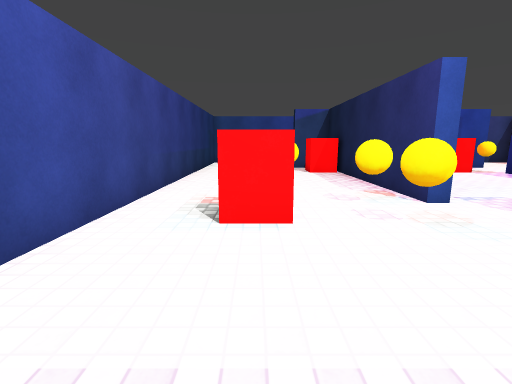
View 1 (above)

16 first-person views from a walk through a 3-D level made in the Unity game engine. The camera is 1.3 m above the floor, tilts 10° down and sees 85° across. The floor is counted in squares, 1 m on a side. Each view is taken from the middle of a square. On the plan, view 1 faces up. The plan holds only what a view shows up to about 13 squares ahead; the rest is blank. The player is left out. Surface patterns are stand-ins for the level's own textures.

View 2
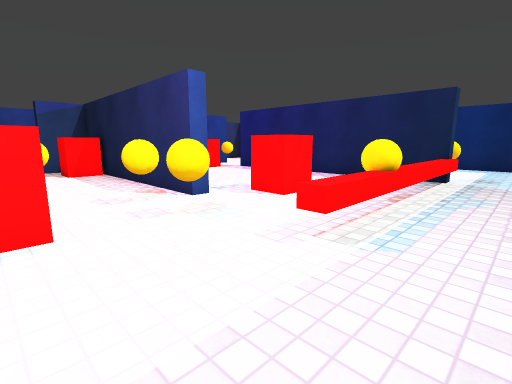

View 3
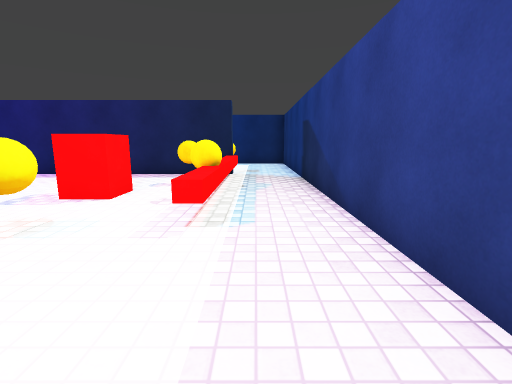

View 4
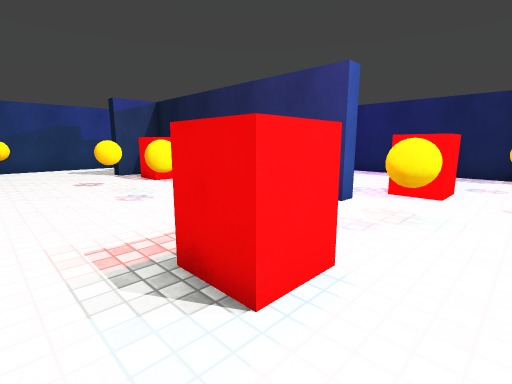

View 5
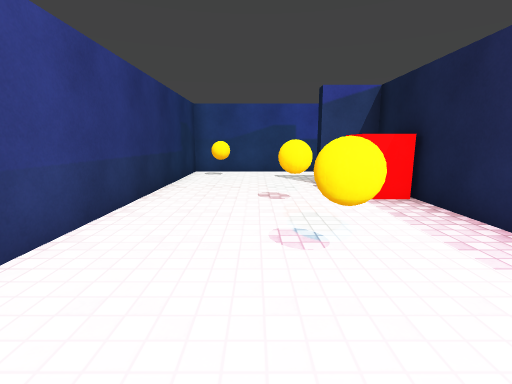

View 6
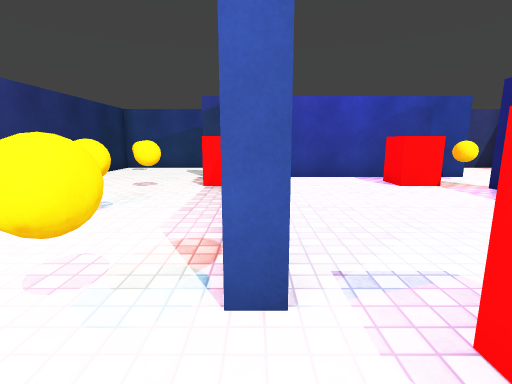

View 7
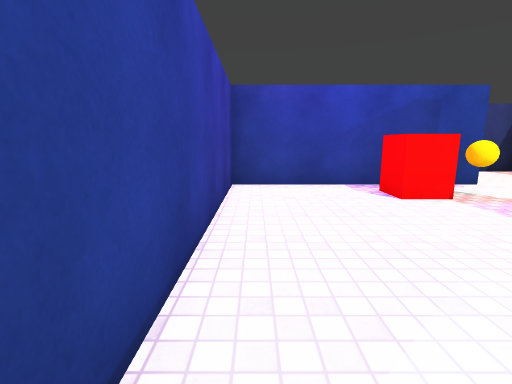

View 8
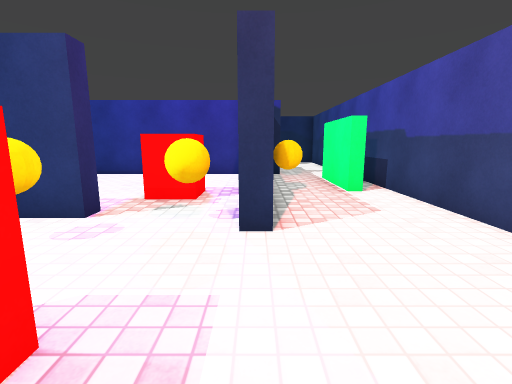

View 9
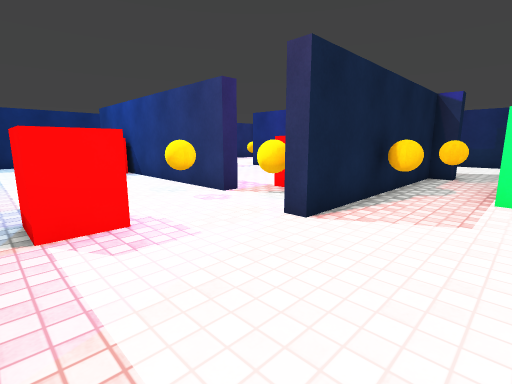

View 10
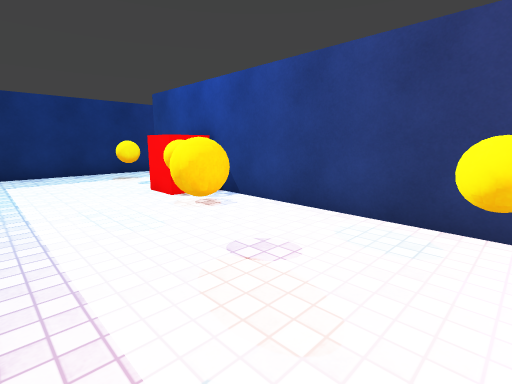

View 11
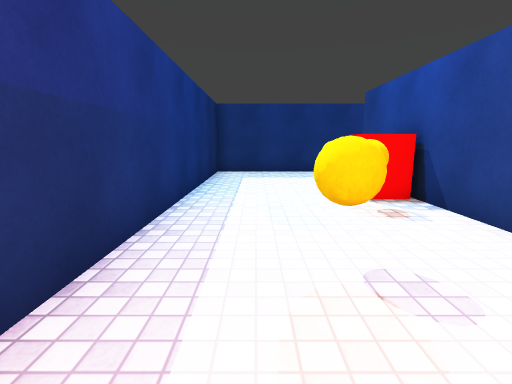

View 12
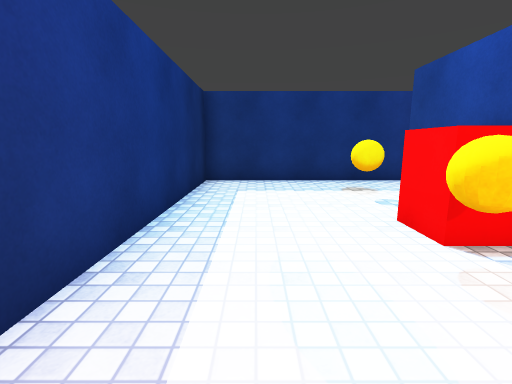

View 13
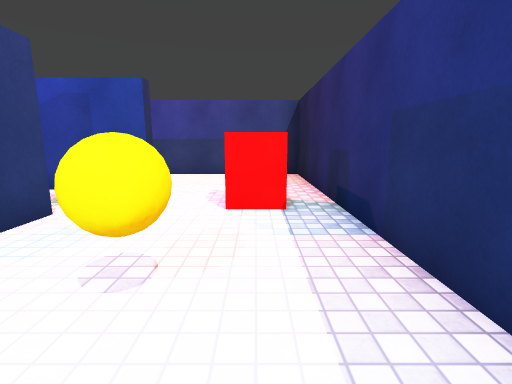

View 14
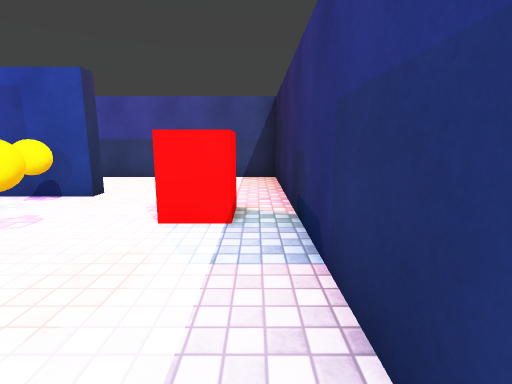

View 15
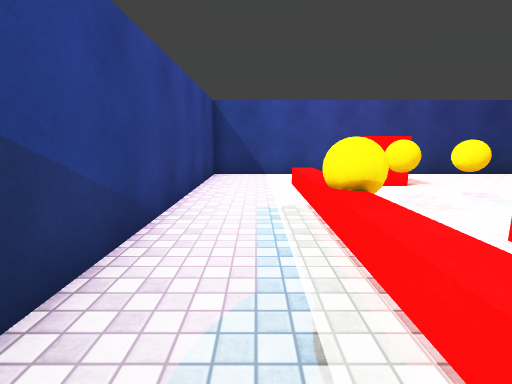

View 16
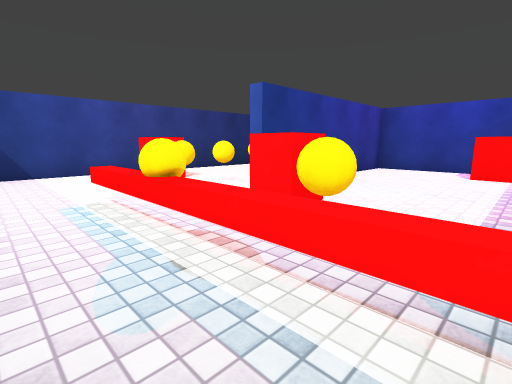

### Floor plan
Points are (right, up) in squares from view 1. A wall is a line through its corners. A room is listed if a view was taken in it or the views show most of it. See-through windows are left out.
Room 1 (views 1, 2, 3, 4, 5, 6, 7, 8, 9, 10, 11, 12, 13, 14, 15, 16)
walls: (10.8, 12) (11.2, 12) (11.2, 2) (10.8, 2) (10.8, 12); (4.3, 16.1) (4.3, 15.3) (12, 15.3) (12, 14.7) (4.3, 14.7) (4.3, 6) (3.8, 6) (3.8, 14.7) (2, 14.7) (2, 15.2); (8.5, 18) (8.5, 17.5) (5.5, 17.5); (2.9, 18.8) (-2.7, 18.8) (-2.7, -0.7) (16.8, -0.7) (16.8, 18.8) (6.2, 18.8)
low walls: (11.2, 1.8) (3, 1.8) (3, 2.2)
objects: other object (-1, 17); other object (0, 5); other object (1, 9); other object (1, 12); other object (2, 6); other object (3, 4); other object (3, 13); other object (6, 2); other object (6, 5); other object (6, 16); other object (8, 3); other object (9, 13); other object (9, 16); other object (11, 14); other object (12, 2); other object (12, 5); other object (12, 12); other object (13, 6); other object (14, 9); other object (15, 13)

Where each view was taken, in squares from view 1:
view 1: 0 up, 0 right, facing up
view 2: 0 up, 0 right, facing up-right
view 3: 1 up, 1 left, facing right
view 4: 3 up, 2 left, facing up-right
view 5: 6 up, 0 right, facing up
view 6: 4 up, 4 right, facing up
view 7: 6 up, 5 right, facing up
view 8: 15 up, 16 right, facing left
view 9: 18 up, 16 right, facing down-left
view 10: 12 up, 16 right, facing down-left
view 11: 12 up, 15 right, facing down
view 12: 9 up, 15 right, facing down
view 13: 7 up, 15 right, facing up
view 14: 8 up, 16 right, facing up
view 15: 1 up, 9 right, facing left
view 16: 0 up, 10 right, facing up-left
